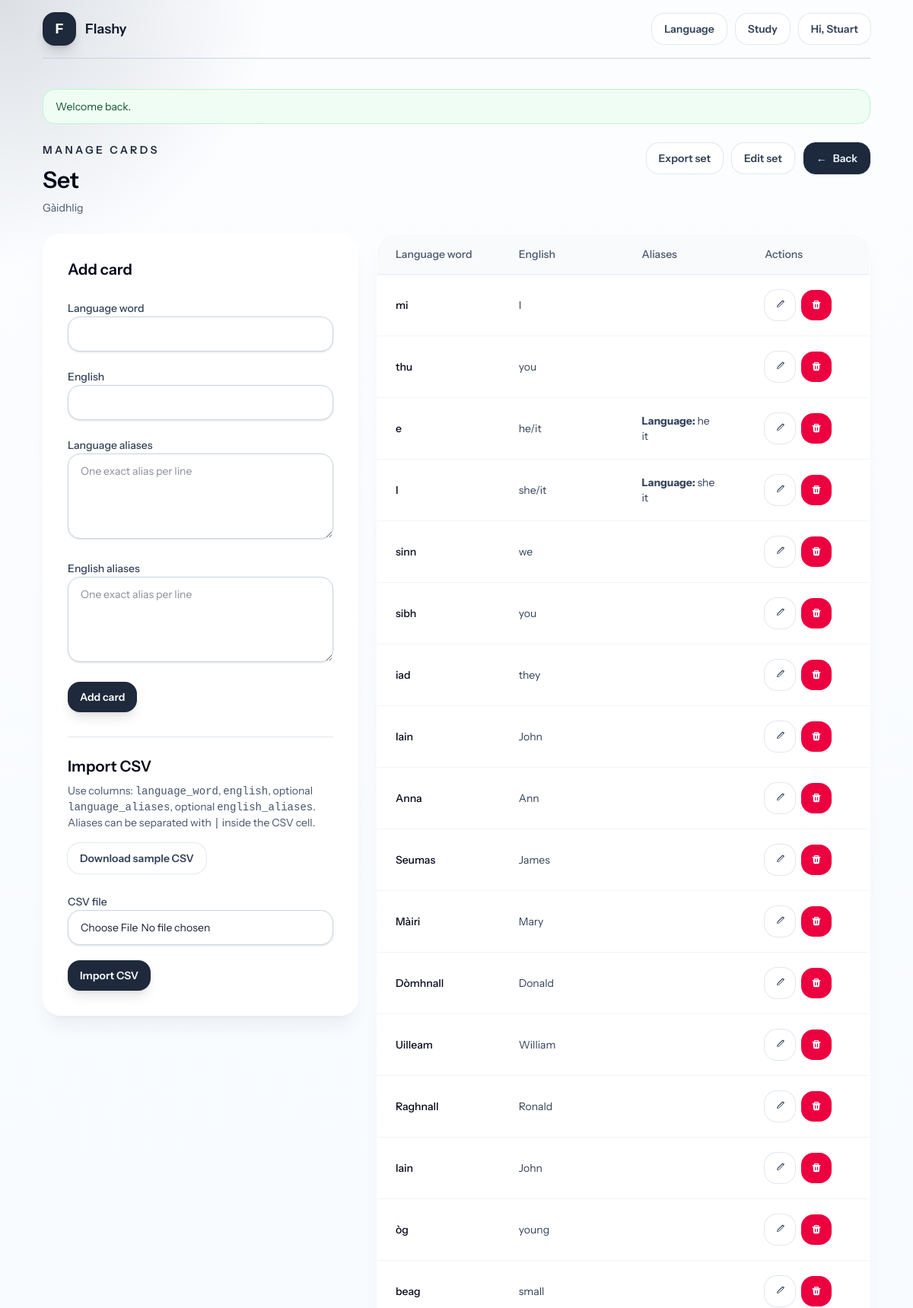
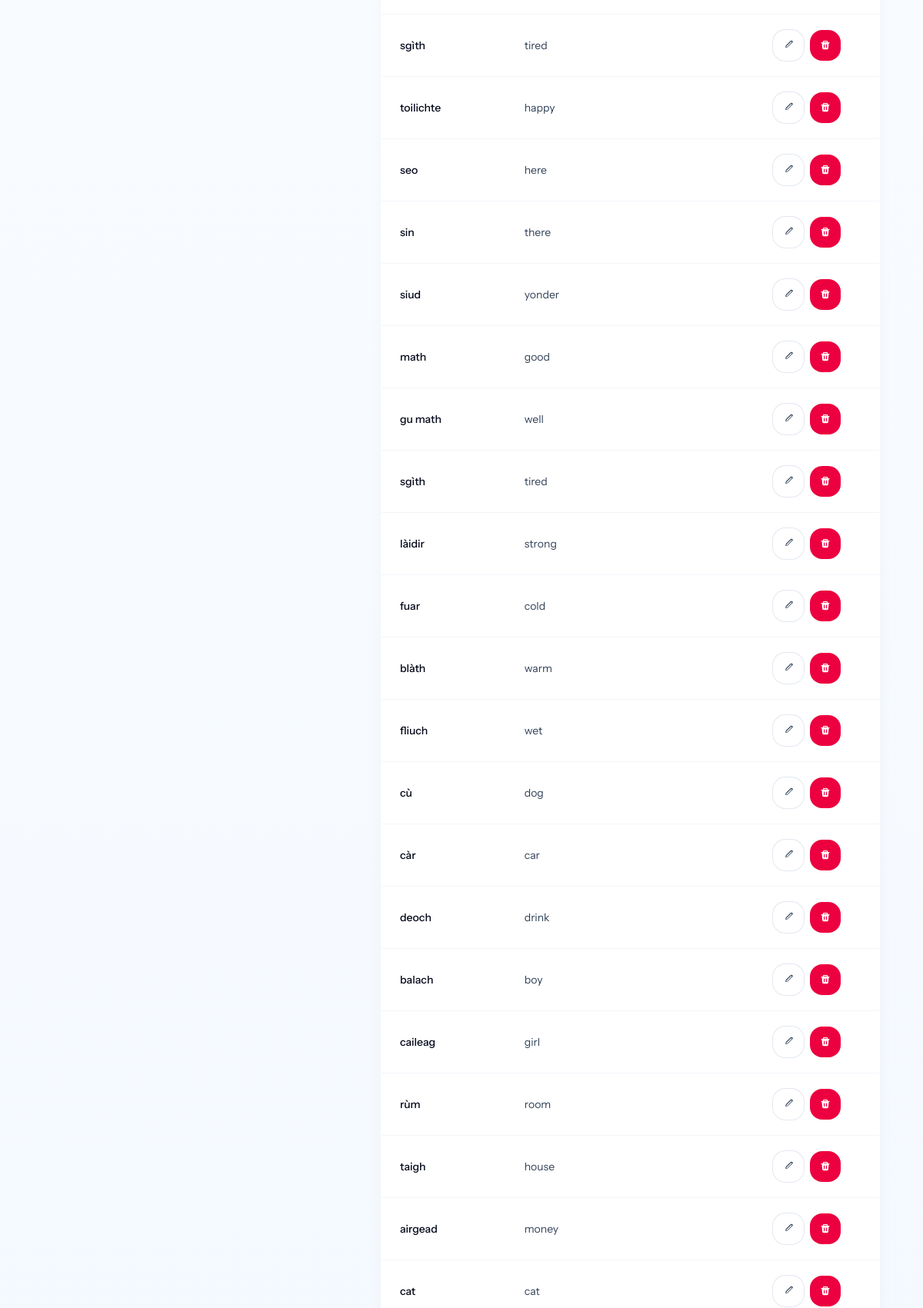
/admin/sets/1/cards (signed in, upper part), run on the app's committed database (2 pictures, top to bottom).
### tables this page shows
CREATE TABLE sets (
                id INTEGER PRIMARY KEY AUTOINCREMENT,
                language_id INTEGER,
                name TEXT NOT NULL,
                description TEXT NOT NULL DEFAULT "",
                published INTEGER NOT NULL DEFAULT 1,
                created_at TEXT NOT NULL
            );

CREATE TABLE languages (
                id INTEGER PRIMARY KEY AUTOINCREMENT,
                name TEXT NOT NULL UNIQUE,
                description TEXT NOT NULL DEFAULT "",
                created_at TEXT NOT NULL
            );

CREATE TABLE cards (
                id INTEGER PRIMARY KEY AUTOINCREMENT,
                set_id INTEGER NOT NULL,
                gaidhlig TEXT NOT NULL,
                english TEXT NOT NULL,
                language_aliases TEXT NOT NULL DEFAULT "",
                english_aliases TEXT NOT NULL DEFAULT "",
                created_at TEXT NOT NULL,
                FOREIGN KEY (set_id) REFERENCES sets(id) ON DELETE CASCADE
            );

### app/Core/View.php (called while the page is built, shortened)
<?php
final class View
{
    public static function render(string $template, array $data = []): void
    {
        require base_path('views/layouts/app.php');
    }
}

### app/Controllers/Admin/SetController.php (called while the page is built, shortened)
<?php
final class SetController
{
    public function cards(int $setId): void
    {
        $set = $this->sets->find($setId);
        View::render('admin/cards/index', [
            'title' => 'Manage cards',
            'set' => $set,
            'cards' => $this->cards->forSet($setId),
        ]);
    }
}

### app/Repositories/SetRepository.php (called while the page is built, shortened)
<?php
final class SetRepository
{
    public function find(int $id): ?array
    {
        $statement = $this->pdo->prepare(
            'SELECT sets.*, languages.name AS language_name
             FROM sets
             INNER JOIN languages ON languages.id = sets.language_id
             WHERE sets.id = :id
             LIMIT 1'
        );
        $statement->execute(['id' => $id]);
        $set = $statement->fetch();
        return $set === false ? null : $set;
    }
}

### app/helpers.php (called while the page is built, shortened)
<?php
function e(string $value): string
{
    return htmlspecialchars($value, ENT_QUOTES, 'UTF-8');
}

### app/Repositories/CardRepository.php (called while the page is built, shortened)
<?php
final class CardRepository
{
    public function forSet(int $setId): array
    {
        $statement = $this->pdo->prepare(
            'SELECT * FROM cards WHERE set_id = :set_id ORDER BY created_at DESC, id DESC'
        );
        $statement->execute(['set_id' => $setId]);
        return $statement->fetchAll();
    }
}

### views/admin/cards/index.php (the view, shortened to what this page needs)
<section class="space-y-6">
    <div class="flex flex-col gap-4 lg:flex-row lg:items-start lg:justify-between">
        <div>
            <p class="text-sm font-semibold uppercase tracking-[0.24em] text-accent">Manage cards</p>
            <h1 class="mt-3 text-3xl font-semibold text-slate-950"><?= e($set['name']) ?></h1>
            <p class="mt-2 max-w-2xl text-sm text-slate-600">
                <?= e($set['language_name']) ?><?php if ($set['description'] !== ''): ?> · <?= e($set['description']) ?><?php endif; ?>
            </p>
        </div>
        <div class="grid gap-3 sm:flex sm:items-center">
            <a class="btn-secondary w-full justify-center sm:w-auto" href="/admin/sets/<?= e((string) $set['id']) ?>/export">Export set</a>
            <a class="btn-secondary w-full justify-center sm:w-auto" href="/admin/sets/<?= e((string) $set['id']) ?>/edit">Edit set</a>
            <a class="inline-flex w-fit items-center gap-2 rounded-2xl border border-slate-800 bg-slate-800 px-4 py-2.5 text-sm font-semibold text-slate-100 shadow-sm" href="/admin">
                <span aria-hidden="true">←</span>
                <span>Back</span>
            </a>
        </div>
    </div>
    <div class="admin-cards-layout">
        <div class="space-y-6">
            <div class="panel px-5 py-6 sm:px-8 sm:py-8">
                <h2 class="text-xl font-semibold text-slate-950">Add card</h2>
                <form method="post" action="/admin/sets/<?= e((string) $set['id']) ?>/cards" class="mt-6 space-y-5">
                    <div class="field">
                        <label class="label" for="gaidhlig">Language word</label>
                        <input id="gaidhlig" name="gaidhlig" type="text" required>
                    </div>
                    <div class="field">
                        <label class="label" for="english">English</label>
                        <input id="english" name="english" type="text" required>
                    </div>
                    <div class="field">
                        <label class="label" for="language_aliases">Language aliases</label>
                        <textarea id="language_aliases" name="language_aliases" placeholder="One exact alias per line"></textarea>
                    </div>
                    <div class="field">
                        <label class="label" for="english_aliases">English aliases</label>
                        <textarea id="english_aliases" name="english_aliases" placeholder="One exact alias per line"></textarea>
                    </div>
                    <button class="btn-primary w-full justify-center sm:w-auto" type="submit">Add card</button>
                </form>
                <div class="mt-8 border-t border-slate-200 pt-6">
                    <h2 class="text-xl font-semibold text-slate-950">Import CSV</h2>
                    <p class="mt-2 text-sm text-slate-600">
                        Use columns: <code>language_word</code>, <code>english</code>, optional <code>language_aliases</code>, optional <code>english_aliases</code>.
                        Aliases can be separated with <code>|</code> inside the CSV cell.
                    </p>
                    <div class="mt-4">
                        <a class="btn-secondary w-full justify-center sm:w-auto" href="/public/assets/set-import-sample.csv" download>Download sample CSV</a>
                    </div>
                    <form method="post" action="/admin/sets/<?= e((string) $set['id']) ?>/import" enctype="multipart/form-data" class="mt-6 space-y-5">
                        <div class="field">
                            <label class="label" for="csv_file">CSV file</label>
                            <input id="csv_file" name="csv_file" type="file" accept=".csv,text/csv" required>
                        </div>
                        <button class="btn-primary w-full justify-center sm:w-auto" type="submit">Import CSV</button>
                    </form>
                </div>
            </div>
        </div>
        <div class="panel overflow-hidden">
            <div class="overflow-x-auto">
                <table class="w-full table-fixed divide-y divide-slate-200">
                    <thead class="bg-slate-50">
                    <tr class="text-left text-sm text-slate-600">
                        <th class="w-[22%] px-6 py-4 font-medium">Language word</th>
                        <th class="w-[22%] px-6 py-4 font-medium">English</th>
                        <th class="w-[34%] px-6 py-4 font-medium">Aliases</th>
                        <th class="w-[22%] px-6 py-4 font-medium">Actions</th>
                    </tr>
                    </thead>
                    <tbody class="divide-y divide-slate-100 bg-white">
                    <?php foreach ($cards as $card): ?>
                        <tr>
                            <td class="break-words px-6 py-5 text-sm font-medium text-slate-950"><?= e($card['gaidhlig']) ?></td>
                            <td class="break-words px-6 py-5 text-sm text-slate-700"><?= e($card['english']) ?></td>
                            <td class="break-words px-6 py-5 text-sm text-slate-700">
                                <?php if (($card['language_aliases'] ?? '') !== ''): ?>
                                    <div><strong>Language:</strong> <?= nl2br(e(str_replace('|', "\n", $card['language_aliases']))) ?></div>
                                <?php endif; ?>
                            </td>
                            <td class="px-6 py-5">
                                <div class="flex flex-nowrap items-center gap-2 whitespace-nowrap">
                                    <a
                                        class="btn-secondary h-10 w-10 justify-center p-0"
                                        href="/admin/cards/<?= e((string) $card['id']) ?>/edit"
                                        aria-label="Edit card"
                                        title="Edit card"
                                    >
                                        <svg class="h-4 w-4" viewBox="0 0 20 20" fill="currentColor" aria-hidden="true">
                                            <path d="M14.69 2.86a1.5 1.5 0 0 1 2.12 2.12l-8.2 8.2-3.43.65.65-3.43 8.86-8.86Zm-7.8 8.5-.27 1.42 1.42-.27 7.7-7.7-1.15-1.15-7.7 7.7Z" />
                                        </svg>
                                    </a>
                                    <form class="m-0 inline-flex shrink-0" method="post" action="/admin/cards/<?= e((string) $card['id']) ?>/delete">
                                        <button
                                            class="btn-danger h-10 w-10 shrink-0 justify-center p-0"
                                            type="submit"
                                            aria-label="Delete card"
                                            title="Delete card"
                                        >
                                        </button>
                                    </form>
                                </div>
                            </td>
                        </tr>
                    <?php endforeach; ?>
                    </tbody>
                </table>
            </div>
        </div>
    </div>
</section>

### data on the page
sets: name "Set", language.name "Gàidhlig"
cards: gaidhlig "mi", english "I"
cards: gaidhlig "thu", english "you"
cards: gaidhlig "e", english "he/it", language_aliases "he it"
cards: gaidhlig "I", english "she/it", language_aliases "she it"
cards: gaidhlig "sinn", english "we"
cards: gaidhlig "sibh", english "you"
cards: gaidhlig "iad", english "they"
cards: gaidhlig "Iain", english "John"
cards: gaidhlig "Anna", english "Ann"
cards: gaidhlig "Seumas", english "James"
cards: gaidhlig "Màiri", english "Mary"
cards: gaidhlig "Dòmhnall", english "Donald"
cards: gaidhlig "Uilleam", english "William"
cards: gaidhlig "Raghnall", english "Ronald"
cards: gaidhlig "Iain", english "John"
cards: gaidhlig "òg", english "young"
cards: gaidhlig "beag", english "small"
cards: gaidhlig "sgìth", english "tired"
cards: gaidhlig "toilichte", english "happy"
cards: gaidhlig "seo", english "here"
cards: gaidhlig "sin", english "there"
cards: gaidhlig "siud", english "yonder"
cards: gaidhlig "math", english "good"
cards: gaidhlig "gu math", english "well"
cards: gaidhlig "sgìth", english "tired"
cards: gaidhlig "làidir", english "strong"
cards: gaidhlig "fuar", english "cold"
cards: gaidhlig "blàth", english "warm"
cards: gaidhlig "fliuch", english "wet"
cards: gaidhlig "cù", english "dog"
cards: gaidhlig "càr", english "car"
cards: gaidhlig "deoch", english "drink"
cards: gaidhlig "balach", english "boy"
cards: gaidhlig "caileag", english "girl"
cards: gaidhlig "rùm", english "room"
cards: gaidhlig "taigh", english "house"
cards: gaidhlig "airgead", english "money"
cards: gaidhlig "cat", english "cat"

### other printed values
$userFirstName !== '' ? 'Hi, ' . $userFirstName : (string)$userEmail "Hi, Stuart"
$flash['message'] "Welcome back."
